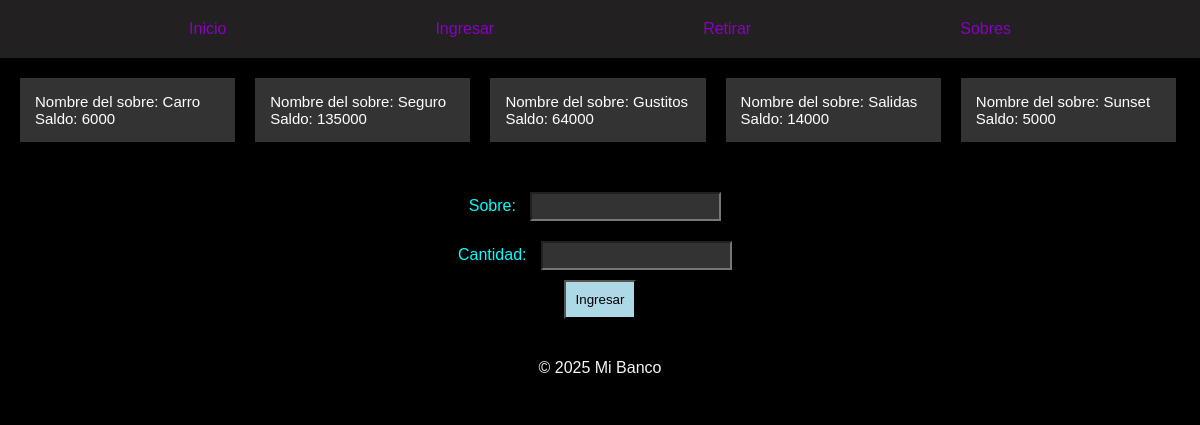
The page /ingresarUno/ on the database its author committed.
### menu/models.py (models this page shows, shortened)
class sobres (models.Model):
    nombre= models.CharField (max_length=300)
    saldo= models.IntegerField(default=0,validators=[MinValueValidator(0)])
    limite= models.IntegerField(default=0,validators=[MinValueValidator(0)])
    activo= models.BooleanField(default=True)
    porcentaje =  models.IntegerField(default=0,validators=[MinValueValidator(0)],)

### menu/views.py (the view)
# urls.py: path('ingresarUno/', views.ingresarUno, name="ingresarParaUno"),#Se usa para procesar los datos
def ingresarUno(request) :
    todosSobres = sobreModels.objects.all()
    return render(request,'ingresar/ingresarUno.html',{
        'forms' : sacarDinero,
        'sobres': todosSobres})

### menu/templates/ingresar/ingresarUno.html (shortened to what this page needs)
{% extends 'layout/lateral.html' %}
{% load static %}
{% block content %}
{% if sobres %}
<div class="presentacionRetiro">
    {% for sobre in sobres %}
    <div class="presentacionRetiroHijo">
        <p>
            Nombre del sobre:
            {{ sobre.nombre }} <br>
            Saldo:
            {{ sobre.saldo }}
        </p>
    </div>
    {% endfor %}
</div>
<div class="retiro">
    <form action="{% url 'ingresoUnoConfirmacion' %}" method="post">
        {{forms}}
        <button type="submit">Ingresar</button>
    </form>
</div>
{% else %}
<div class="faltaIngreso">
    <h1>No hay ningun sobre al que ingresar</h1>
</div>
{% endif %}
{% endblock %}

### menu/static/css/styles.css (style rules this page uses)
* { margin: 0; padding: 0; font-family: 'Franklin Gothic Medium', 'Arial Narrow', Arial, sans-serif; background-color: black; color: whitesmoke; }
.presentacionRetiro { height: auto; margin: 10px; width: 98%; display: flex; flex-direction:row; justify-content: space-evenly; }
.presentacionRetiro p { padding: 15px; background-color: #333333; color: white; text-align: start; margin: 0px; font-size: 15px; }
.presentacionRetiroHijo { width: 20%; margin: 10px; background-color: #333333; color: white; }
.retiro { height: auto; flex-direction: column; padding: 20px; text-align: center; }
.retiro input { padding: 5px; margin: 10px; background-color: #333333; color: whitesmoke; }
.retiro button { padding: 10px; background-color: #ADD8E6; color: black; }
.retiro label { color: #00FFFF; }

### rows shown on the page
sobres: nombre "Carro", saldo "6000"
sobres: nombre "Seguro", saldo "135000"
sobres: nombre "Gustitos", saldo "64000"
sobres: nombre "Salidas", saldo "14000"
sobres: nombre "Sunset", saldo "5000"
